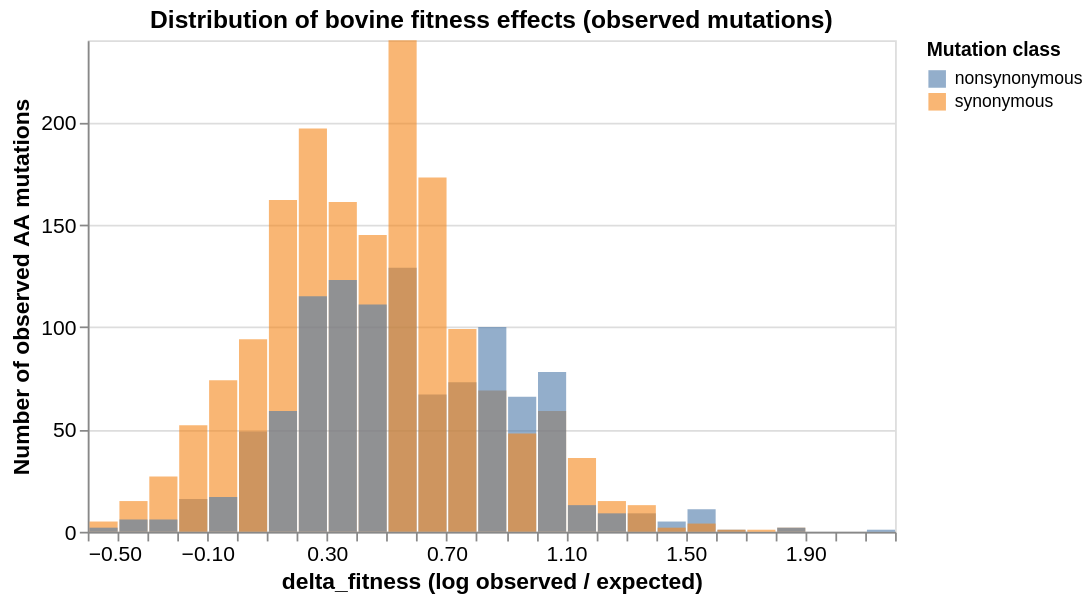

This figure's notebook cell:
### Code cell
fit_hist = (
    alt.Chart(observed[observed['mut_class'].isin(['nonsynonymous', 'synonymous'])])
    .mark_bar(opacity=0.6)
    .encode(
        x=alt.X('delta_fitness:Q', bin=alt.Bin(maxbins=40),
                title='delta_fitness (log observed / expected)'),
        y=alt.Y('count():Q', title='Number of observed AA mutations', stack=None),
        color=alt.Color('mut_class:N', title='Mutation class'),
        tooltip=['mut_class:N', 'count():Q'],
    )
    .properties(width=460, height=280,
                title='Distribution of bovine fitness effects (observed mutations)')
    .configure_axis(labelFontSize=12, titleFontSize=13)
    .configure_title(fontSize=14)
)
fit_hist.save(f'{figure_dir}/bovine_fitness_distribution.png', ppi=200)
fit_hist

### Figure 1 — Vega-Lite specification as saved in the notebook (floating-point values rounded to 4 significant figures; data arrays with more than 128 entries replaced by an {"elided": "..."} marker saying what was removed)
{"config": {"view": {"continuousWidth": 300, "continuousHeight": 300}, "axis": {"labelFontSize": 12, "titleFontSize": 13}, "title": {"fontSize": 14}}, "data": {"name": "data-80b45d8732b6fa54cfd3bc02181acdb5"}, "mark": {"type": "bar", "opacity": 0.6}, "encoding": {"color": {"field": "mut_class", "title": "Mutation class", "type": "nominal"}, "tooltip": [{"field": "mut_class", "type": "nominal"}, {"aggregate": "count", "type": "quantitative"}], "x": {"bin": {"maxbins": 40}, "field": "delta_fitness", "title": "delta_fitness (log observed / expected)", "type": "quantitative"}, "y": {"aggregate": "count", "stack": null, "title": "Number of observed AA mutations", "type": "quantitative"}}, "height": 280, "title": "Distribution of bovine fitness effects (observed mutations)", "width": 460, "$schema": "https://vega.github.io/schema/vega-lite/v6.1.0.json", "datasets": {"data-80b45d8732b6fa54cfd3bc02181acdb5": {"elided": "2762 records"}}}
